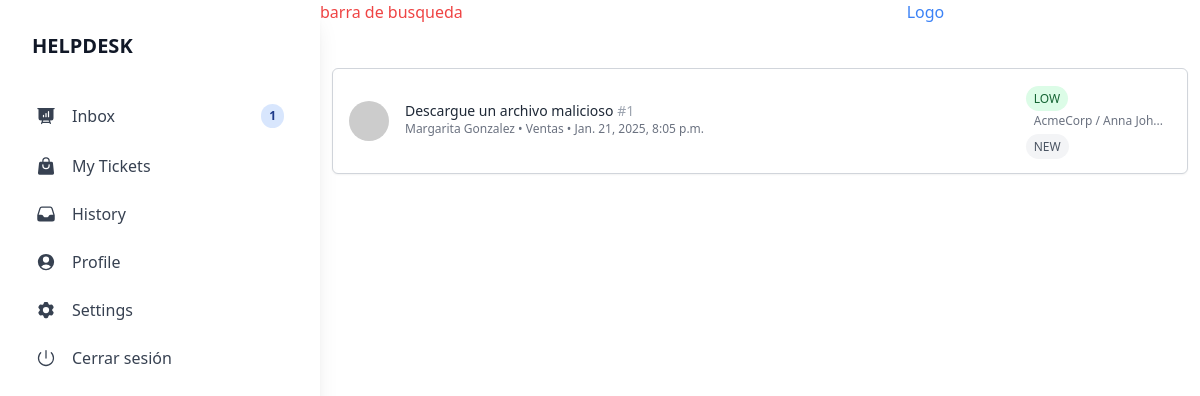
The app's page /Home/ (signed in), older data.
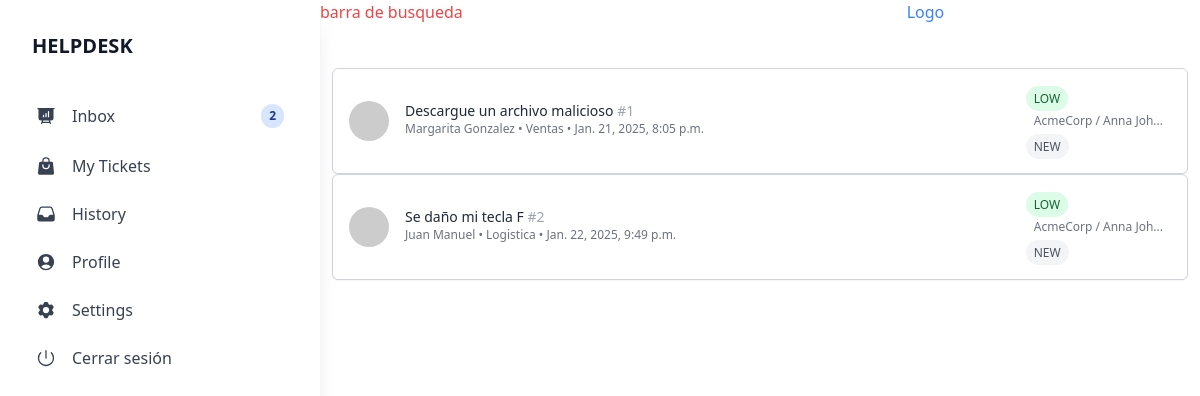
The same page, newer data.
### AgentDesk/models.py (models this page shows, shortened)
class tickets(models.Model):
    STATE_CHOICES = [
        ('NEW', 'Nuevo'),
        ('IN_PROGRESS', 'En progreso'),
        ('RESOLVED', 'Resuelto'),
        ('CLOSED', 'Cerrado'),
    ]
    PRIORITY_CHOICES = [
        ('LOW', 'Low'),
        ('MEDIUM', 'Medium'),
        ('HIGH', 'High'),
    ]
    title = models.CharField(verbose_name="title",max_length=50,null=False,blank=False)
    description = models.TextField(verbose_name="Descriptios",max_length=500)
    client = models.CharField(verbose_name="Client",max_length=30)
    email = models.CharField(verbose_name="Email",max_length=50)
    contact = models.CharField(verbose_name="Phone",max_length=30)
    priority = models.CharField(
        verbose_name="Priority",
        max_length=50,
        choices=PRIORITY_CHOICES,
        default='LOW'
        )
    date = models.DateTimeField(auto_now_add=True,verbose_name="Date")
    area = models.CharField(verbose_name="Area",max_length=70,null=False)
    created_by = models.ForeignKey(User,on_delete=models.CASCADE,related_name='tickets_created',null=True, blank=True)
    assigned_to = models.ForeignKey(User,on_delete=models.CASCADE,related_name='tickets_assigned', null=True, blank=True,default='Sin agente')
    type_error = models.ForeignKey(teams,on_delete=models.CASCADE,verbose_name="Tipo de error",max_length=30)
    state = models.CharField(
        verbose_name="State",
        max_length=20,
        choices=STATE_CHOICES,
        default='NEW'
    )
    class Meta:
        db_table = "Tickets"
        verbose_name ="Ticket"
        verbose_name_plural = "Tickets"

### AgentDesk/views.py (the view)
# urls.py: path('Home/',HomeView),
@login_required(login_url='/')
def HomeView(request):
    user = request.user
    try:
        profileq = profile.objects.get(user=user)
    except profileq.DoesNotExist:
        profileq = None
    id_teamq = profileq.id_team
    Tickets_q = tickets.objects.filter(type_error=id_teamq)
    return render(request,"pages/home.html",{'Tickets_q':Tickets_q})

### AgentDesk/templates/pages/home.html
{% extends 'base.html' %} {%block count %}{{ Tickets_q|length }}{% endblock %}
{% block content %}
<div class="mt-10 p-1 m-2">
  {% for i in Tickets_q %}
  <a href="{% url 'detailTicket' i.id %}">
    <div
      class="flex items-center justify-between bg-white border border-gray-300 rounded-md p-4 shadow-sm"
    >
      <div class="flex items-start">
        <img
          src="https://api.dicebear.com/9.x/bottts-neutral/svg?seed=Scooter"
          alt="Usuario"
          class="w-10 h-10 rounded-full mr-4"
        />
        <div>
          <h2 class="text-sm font-medium text-gray-800">
            {{i.title}} <span class="text-gray-400">#{{ i.id}}</span>
          </h2>
          <p class="text-xs text-gray-500">
            {{i.client}} • {{i.area}} • {{i.date}}
          </p>
        </div>
      </div>
      <div class="">
        <span
          class="text-xs px-2 py-1 bg-green-100 text-green-800 rounded-full"
        >
          {{i.priority}}
        </span>
        <div class="text-xs px-2 py-1 text-gray-500">
          <p>AcmeCorp / Anna Joh...</p>
        </div>
        <span class="text-xs px-2 py-1 bg-gray-100 text-gray-600 rounded-full">
          {{i.state}}
        </span>
      </div>
    </div>
  </a>
  {%endfor%}
</div>
{% endblock %}

### AgentDesk/templates/base.html (shortened to what this page needs)
{% load static %}
<!DOCTYPE html>
<html lang="en">
  <head>
    <link rel="stylesheet" href="{% static "main.css" %}" />
  </head>
  <body class="flex">
    <div
      class="relative flex flex-col bg-clip-border rounded-xl bg-white text-gray-700 h-screen w-full max-w-[20rem] p-4 shadow-xl shadow-blue-gray-900/5"
    >
      <div class="mb-2 p-4">
        <h5
          class="block antialiased tracking-normal font-sans text-xl font-semibold leading-snug text-gray-900"
        >
          HELPDESK
        </h5>
      </div>
      <nav
        class="flex flex-col gap-1 min-w-[240px] p-2 font-sans text-base font-normal text-gray-700"
      >
        <div
          role="button"
          tabindex="0"
          class="flex items-center w-full p-3 rounded-lg text-start leading-tight transition-all hover:bg-blue-50 hover:bg-opacity-80 focus:bg-blue-50 focus:bg-opacity-80 active:bg-gray-50 active:bg-opacity-80 hover:text-blue-900 focus:text-blue-900 active:text-blue-900 outline-none"
        >
          <div class="grid place-items-center mr-4">
          </div>
          Inbox
          <div class="grid place-items-center ml-auto justify-self-end">
            <div
              class="relative grid items-center font-sans font-bold uppercase whitespace-nowrap select-none bg-blue-500/20 text-blue-900 py-1 px-2 text-xs rounded-full"
              style="opacity: 1"
            >
              <span class="">{% block count %}{% endblock %}</span>
            </div>
          </div>
        </div>
        <div
          role="button"
          tabindex="0"
          class="flex items-center w-full p-3 rounded-lg text-start leading-tight transition-all hover:bg-blue-50 hover:bg-opacity-80 focus:bg-blue-50 focus:bg-opacity-80 active:bg-blue-50 active:bg-opacity-80 hover:text-blue-900 focus:text-blue-900 active:text-blue-900 outline-none"
        >
          <div class="grid place-items-center mr-4">
          </div>
          My Tickets
        </div>
        <div
          role="button"
          tabindex="0"
          class="flex items-center w-full p-3 rounded-lg text-start leading-tight transition-all hover:bg-blue-50 hover:bg-opacity-80 focus:bg-blue-50 focus:bg-opacity-80 active:bg-blue-50 active:bg-opacity-80 hover:text-blue-900 focus:text-blue-900 active:text-blue-900 outline-none"
        >
          <div class="grid place-items-center mr-4">
          </div>
          History
        </div>
        <div
          role="button"
          tabindex="0"
          class="flex items-center w-full p-3 rounded-lg text-start leading-tight transition-all hover:bg-blue-50 hover:bg-opacity-80 focus:bg-blue-50 focus:bg-opacity-80 active:bg-blue-50 active:bg-opacity-80 hover:text-blue-900 focus:text-blue-900 active:text-blue-900 outline-none"
        >
          <div class="grid place-items-center mr-4">
          </div>
          Profile
        </div>
        <div
          role="button"
          tabindex="0"
          class="flex items-center w-full p-3 rounded-lg text-start leading-tight transition-all hover:bg-blue-50 hover:bg-opacity-80 focus:bg-blue-50 focus:bg-opacity-80 active:bg-blue-50 active:bg-opacity-80 hover:text-blue-900 focus:text-blue-900 active:text-blue-900 outline-none"
        >
          <div class="grid place-items-center mr-4">
          </div>
          Settings
        </div>
        <div
          role="button"
          tabindex="0"
          class="flex items-center w-full p-3 rounded-lg text-start leading-tight transition-all hover:bg-blue-50 hover:bg-opacity-80 focus:bg-blue-50 focus:bg-opacity-80 active:bg-blue-50 active:bg-opacity-80 hover:text-blue-900 focus:text-blue-900 active:text-blue-900 outline-none"
        >
          <div class="grid place-items-center mr-4">
          </div>
            <form action="{% url 'logout' %}" method="post">
              <button type="submit">Cerrar sesión</button>
            </form>
        </div>
      </nav>
    </div>
      <div class="w-full">
        <div class="flex">
          <div class="w-2/3 text-red-500">
            barra de busqueda
          </div>
          <div class="w-1/3 text-blue-500">
            Logo
          </div>
        </div>
        <section>
          {% block content %}{% endblock %}
        </section>
      </div>
  </body>
</html>

Row changes from the older to the newer data that the page shows:
added tickets: title "Se daño mi tecla F", id "2", client "Juan Manuel", area "Logistica", date "Jan. 22, 2025, 9:49 p.m.", priority "LOW", state "NEW"
Text that changed along with them:
{{ Tickets_q|length }}: "1" → "2"
